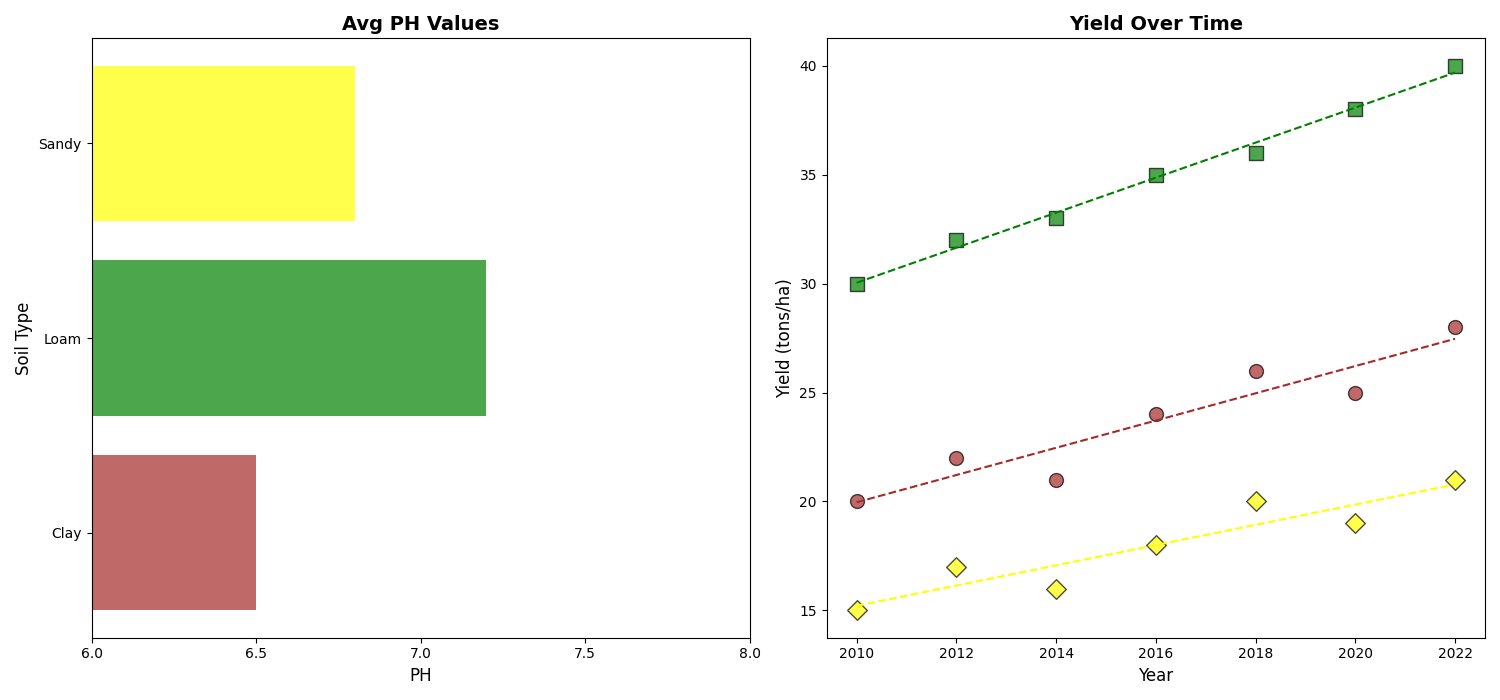

Generate this figure with Python:
import numpy as np
import matplotlib.pyplot as plt

years = np.array([2010, 2012, 2014, 2016, 2018, 2020, 2022])
clay_yield = np.array([20, 22, 21, 24, 26, 25, 28])
loam_yield = np.array([30, 32, 33, 35, 36, 38, 40])
sandy_yield = np.array([15, 17, 16, 18, 20, 19, 21])

soil_types = ['Clay', 'Loam', 'Sandy']
average_ph = [6.5, 7.2, 6.8]

fig, axs = plt.subplots(1, 2, figsize=(15, 7))

axs[0].barh(soil_types, average_ph, color=['brown', 'green', 'yellow'], alpha=0.7)
axs[0].set_title('Avg PH Values', fontsize=14, fontweight='bold')
axs[0].set_ylabel('Soil Type', fontsize=12)
axs[0].set_xlabel('PH', fontsize=12)
axs[0].set_xlim(6, 8)
axs[0].set_xticks(np.arange(6, 8.5, 0.5))

axs[1].scatter(years, clay_yield, color='brown', s=100, alpha=0.7, edgecolors='k', marker='o')
axs[1].scatter(years, loam_yield, color='green', s=100, alpha=0.7, edgecolors='k', marker='s')
axs[1].scatter(years, sandy_yield, color='yellow', s=100, alpha=0.7, edgecolors='k', marker='D')

clay_coefs = np.polyfit(years, clay_yield, 1)
loam_coefs = np.polyfit(years, loam_yield, 1)
sandy_coefs = np.polyfit(years, sandy_yield, 1)

axs[1].plot(years, np.poly1d(clay_coefs)(years), color='brown', linestyle='--')
axs[1].plot(years, np.poly1d(loam_coefs)(years), color='green', linestyle='--')
axs[1].plot(years, np.poly1d(sandy_coefs)(years), color='yellow', linestyle='--')

axs[1].set_title('Yield Over Time', fontsize=14, fontweight='bold')
axs[1].set_xlabel('Year', fontsize=12)
axs[1].set_ylabel('Yield (tons/ha)', fontsize=12)

plt.tight_layout()
plt.show()
